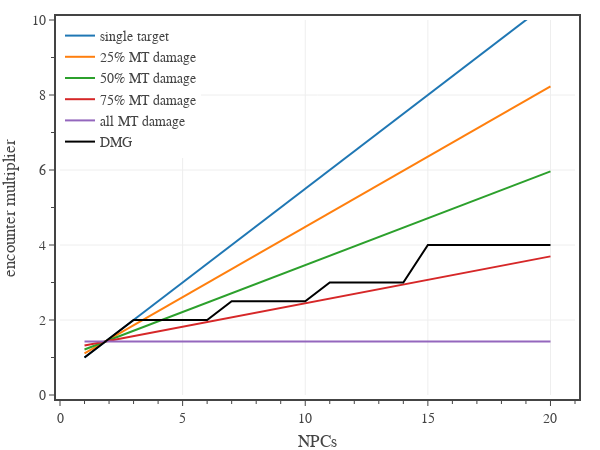

Source (notebook cell):
### Code cell
# Plots the encounter multiplier as a function of the number of enemy NPCs.
# All NPCs are assumed to be identical. AoE effects are assumed to damage 
# all NPCs equally.

groups = {
    'single target': {
        'AoE pct': 0.00,
        'AoE eff': 0.70
    },
    '25% MT damage': {
        'AoE pct': 0.25,
        'AoE eff': 0.70
    },
    '50% MT damage': {
        'AoE pct': 0.50,
        'AoE eff': 0.70
    },
    '75% MT damage': {
        'AoE pct': 0.75,
        'AoE eff': 0.70
    },
    'all MT damage': {
        'AoE pct': 1.00,
        'AoE eff': 0.70
    }
}

# create figure
fig = go.Figure(
    layout=go.Layout(
        template=tfb.FIG_TEMPLATE,
        margin=dict(l=60, r=25, b=55, t=20, pad=4),
        xaxis=dict(
            title_text='NPCs',
            range=[0,21],
            tick0=0, dtick=5,
            minor=dict(tick0=0, dtick=1),
        ),
        yaxis=dict(
            title_text='encounter multiplier',
            range=[0,10],
            tick0=0, dtick=2,
            minor=dict(tick0=0, dtick=1),
        ),
        legend=dict(
            xanchor='left', yanchor='top',
            x=0.00, y=1.00,
            orientation='v',
            tracegroupgap=0,
        )
    )
)

n_max = 20
npcs = list(range(1, n_max+1))
# groups
for group in groups:
    AoE_pct = groups[group]['AoE pct']
    AoE_eff = groups[group]['AoE eff']
    fig.add_trace(go.Scatter(
        x=npcs, 
        y=[encounter_multiplier_approx(pc_count=4, npc_count=n, pc_deaths=0, aoe_pct=AoE_pct, aoe_eff=AoE_eff) for n in npcs],
        mode='lines', 
        name=group,
        hovertemplate=
            f'<b>{group}</b><br>' + 
            'NPCs %{x:d}<br>'+
            'multiplier %{y:,.1f}' + 
            '<extra></extra>'
    ))

# DMG
group = 'DMG'
fig.add_trace(go.Scatter(
    x=npcs, 
    y=[encounter_multiplier_DMG(4, n) for n in npcs],
    mode='lines', 
    name=group,
    line_color='black',
    hovertemplate=
        f'<b>{group}</b><br>' + 
        'NPCs %{x:d}<br>'+
        'multiplier %{y:,.1f}' + 
        '<extra></extra>'
))

# show figure
fig.update_layout(width=600, height=450)
fig.show(config=tfb.FIG_CONFIG)

# save figures
if SAVEFIGS:
    fig.update_layout(autosize=True, width=None, height=None)
    tfb.save_fig_html(fig, format='large', name='fig-encounter-multiplier-approx-mixed-target-large')
    tfb.save_fig_html(fig, format='small', name='fig-encounter-multiplier-approx-mixed-target-small')

### Figure 1 — Plotly figure (JSON) as saved in the notebook; plotly's stock layout.template omitted (floating-point values rounded to 4 significant figures)
{"data": [{"hovertemplate": "<b>single target</b><br>NPCs %{x:d}<br>multiplier %{y:,.1f}<extra></extra>", "mode": "lines", "name": "single target", "type": "scatter", "x": [1, 2, 3, 4, 5, 6, 7, 8, 9, 10, 11, 12, 13, 14, 15, 16, 17, 18, 19, 20], "y": [1, 1.5, 2, 2.5, 3, 3.5, 4, 4.5, 5, 5.5, 6, 6.5, 7, 7.5, 8, 8.5, 9, 9.5, 10, 10.5]}, {"hovertemplate": "<b>25% MT damage</b><br>NPCs %{x:d}<br>multiplier %{y:,.1f}<extra></extra>", "mode": "lines", "name": "25% MT damage", "type": "scatter", "x": [1, 2, 3, 4, 5, 6, 7, 8, 9, 10, 11, 12, 13, 14, 15, 16, 17, 18, 19, 20], "y": [1.107, 1.482, 1.857, 2.232, 2.607, 2.982, 3.357, 3.732, 4.107, 4.482, 4.857, 5.232, 5.607, 5.982, 6.357, 6.732, 7.107, 7.482, 7.857, 8.232]}, {"hovertemplate": "<b>50% MT damage</b><br>NPCs %{x:d}<br>multiplier %{y:,.1f}<extra></extra>", "mode": "lines", "name": "50% MT damage", "type": "scatter", "x": [1, 2, 3, 4, 5, 6, 7, 8, 9, 10, 11, 12, 13, 14, 15, 16, 17, 18, 19, 20], "y": [1.214, 1.464, 1.714, 1.964, 2.214, 2.464, 2.714, 2.964, 3.214, 3.464, 3.714, 3.964, 4.214, 4.464, 4.714, 4.964, 5.214, 5.464, 5.714, 5.964]}, {"hovertemplate": "<b>75% MT damage</b><br>NPCs %{x:d}<br>multiplier %{y:,.1f}<extra></extra>", "mode": "lines", "name": "75% MT damage", "type": "scatter", "x": [1, 2, 3, 4, 5, 6, 7, 8, 9, 10, 11, 12, 13, 14, 15, 16, 17, 18, 19, 20], "y": [1.321, 1.446, 1.571, 1.696, 1.821, 1.946, 2.071, 2.196, 2.321, 2.446, 2.571, 2.696, 2.821, 2.946, 3.071, 3.196, 3.321, 3.446, 3.571, 3.696]}, {"hovertemplate": "<b>all MT damage</b><br>NPCs %{x:d}<br>multiplier %{y:,.1f}<extra></extra>", "mode": "lines", "name": "all MT damage", "type": "scatter", "x": [1, 2, 3, 4, 5, 6, 7, 8, 9, 10, 11, 12, 13, 14, 15, 16, 17, 18, 19, 20], "y": [1.429, 1.429, 1.429, 1.429, 1.429, 1.429, 1.429, 1.429, 1.429, 1.429, 1.429, 1.429, 1.429, 1.429, 1.429, 1.429, 1.429, 1.429, 1.429, 1.429]}, {"hovertemplate": "<b>DMG</b><br>NPCs %{x:d}<br>multiplier %{y:,.1f}<extra></extra>", "line": {"color": "black"}, "mode": "lines", "name": "DMG", "type": "scatter", "x": [1, 2, 3, 4, 5, 6, 7, 8, 9, 10, 11, 12, 13, 14, 15, 16, 17, 18, 19, 20], "y": [1, 1.5, 2, 2, 2, 2, 2.5, 2.5, 2.5, 2.5, 3, 3, 3, 3, 4, 4, 4, 4, 4, 4]}], "layout": {"height": 450, "legend": {"orientation": "v", "tracegroupgap": 0, "x": 0, "xanchor": "left", "y": 1, "yanchor": "top"}, "margin": {"b": 55, "l": 60, "pad": 4, "r": 25, "t": 20}, "width": 600, "xaxis": {"dtick": 5, "minor": {"dtick": 1, "tick0": 0}, "range": [0, 21], "tick0": 0, "title": {"text": "NPCs"}}, "yaxis": {"dtick": 2, "minor": {"dtick": 1, "tick0": 0}, "range": [0, 10], "tick0": 0, "title": {"text": "encounter multiplier"}}}}
